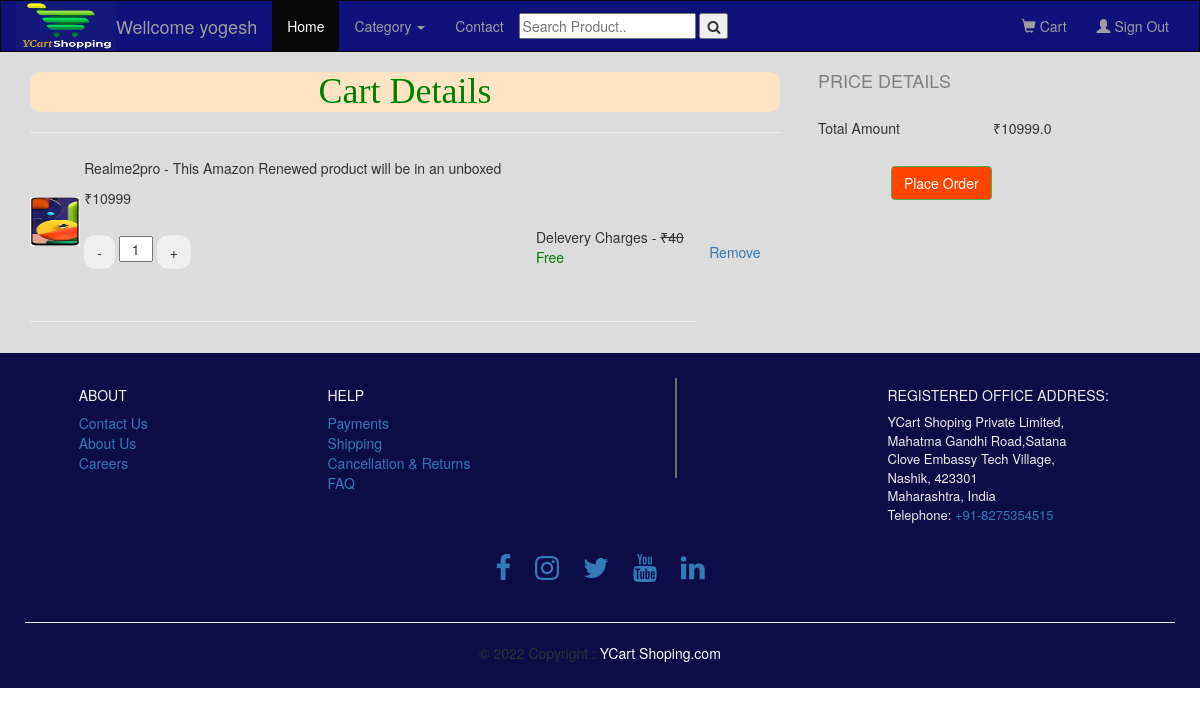
The app's page /ShowAllCartItems (signed in) with its own data.
### User/models.py (models this page shows)
class MyCart(models.Model):
    user = models.ForeignKey(to='Admin.UserInfo',
              on_delete=models.CASCADE)
    prod = models.ForeignKey(to='Admin.Product',
               on_delete=models.CASCADE)
    qty = models.IntegerField()
    class Meta:
        db_table  = "MyCart"

### Admin/models.py (models this page shows)
class Product(models.Model):
    pname = models.CharField(max_length=20)
    price = models.FloatField(default = 200)
    description = models.CharField(max_length=50)
    size = models.FloatField(default = 1)
    quantity = models.IntegerField()
    image = models.ImageField(default = 'abc.jpg',upload_to = "Images")
    cat = models.ForeignKey(to='Category', on_delete=models.CASCADE)
    class Meta:
        db_table = "Product"

### User/views.py (the view, shortened to what this page needs)
# urls.py: path('ShowAllCartItems',views.ShowAllCartItems),
def ShowAllCartItems(request):
    if("uname" in request.session):
        cats = Category.objects.all()
        uname = request.session["uname"]
        user = UserInfo.objects.get(username = uname)
        if(request.method == "GET"):
            cartitem = MyCart.objects.filter(user = user)
            total = 0
            for items in cartitem:
                total += items.qty * items.prod.price
            request.session["total"] = total
            return render(request,'ShowAllCartItems.html',{"items":cartitem,"cats":cats})
    else:
        return redirect(login)

### User/templates/ShowAllCartItems.html (shortened to what this page needs)
{%extends "Homepage.html"%}
{%block content%}
<div style="background-color:gainsboro;">
  <div class="container-fluid">
    <center>
    <div class="col-sm-8">
  <h1 style="color:green; background-color:bisque;border-radius: 10px; font-family: 'Times New Roman', Times, serif;">Cart Details</h1>
  <table style="height:200px; width:100%;">
    <tr>
    {%for item in items %}
    <form method="post" id="myform{{item.prod.id}}">
    <tr>
      <td rowspan="3"><img src="{{item.prod.image.url}}" style="height:50px; width: 50px;padding-top:1px;" alt=""></td>
      <td><input type="hidden" name="prodid" value="{{item.prod.id}}"/>{{item.prod.pname}} - {{item.prod.description}}</td>
    <tr><td>₹{% widthratio item.qty 1 item.prod.price %}</td></tr>
    <td><button type="submit" class="btn btn-light" onclick="decrement('qty{{item.prod.id}}')" style="border-radius:12px;" >-</button>
      <input type="text" value="{{item.qty}}" name="qty" id="qty{{item.prod.id}}" size="1" style="text-align:center;">
        <button type="submit" class="btn btn-light" onclick="increment('qty{{item.prod.id}}')" style="border-radius:12px;">+</button>
    <td> {%if item.prod.price > 1000%}
        Delevery Charges - <s>₹40</s>
        <p style="color:green;" >Free</p>
        {%else%}
        <span>Delevery Charges - ₹40</span>
        {%endif%}
    </td>
    <td><button class="btn btn-link" type="button" name="action" value="remove" onclick="Remove('myform{{item.prod.id}}')">Remove</button></td>
</tr>
</td></tr>
<tr><td colspan="3"><hr></td></tr>
    {%endfor%}
    <hr>
  </table>
</div>
<div class="col-sm-3" style="margin-top:50;" >
  <table class="table">
    <th><h4 style="color:gray;">PRICE DETAILS</h4></th>
    <tr><td>Total Amount</td>
    <td>₹{{request.session.total}}</td></tr>
  </table>
    <div>
        <a href="/MakePayment" class="btn btn-success" style="background-color:orangered;">Place Order</a>
    </div>
</div>
</div>
</div>
{%endblock%}

### records on screen
MyCart: prod.image (picture), prod.pname "Realme2pro", prod.description "This Amazon Renewed product will be in an unboxed", qty+prod "10999", qty "1", shows "Delevery Charges -"

### other values on screen
{{ request.session.uname }} "yogesh"
{{ request.session.total }} "10999.0"
